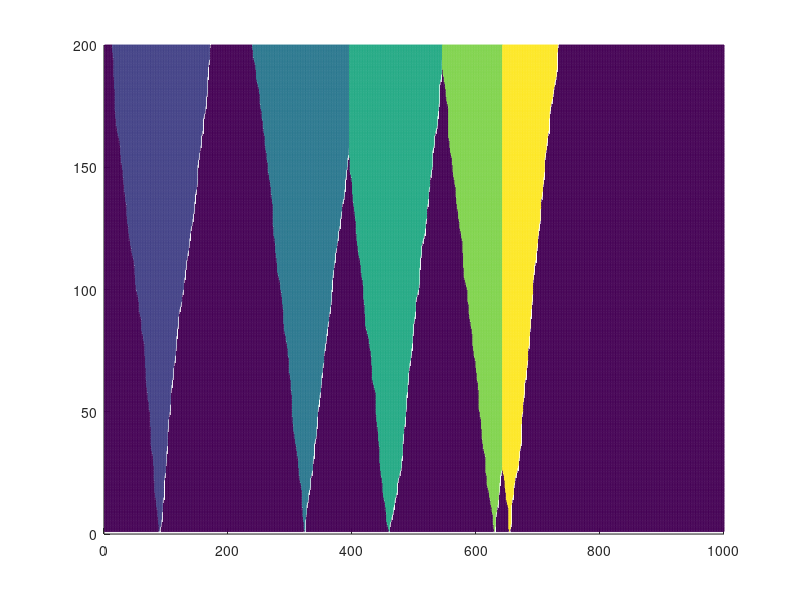

MATLAB code to generate this figure:
% CA for 1D with probablistic nucleation and heterogeneously deformed

clear all
clc

n = 1000;
steps = 200;
p_nucl = 0.01;



cell = zeros(n,1);
cell1 = zeros(n,1);

grain = zeros(steps,n);

r = rand(n,1);
r1 = n*r + 1;

n1 = n - n*p_nucl;

k = 0;

for i = 1:n
    
    if r1(i,1) >= n1
        
        k = k + 1;
        
        cell(i,1) = 1;
        
        grain(1,i) = k;
        
    end 
       
end

mesh(grain);
view(2);
pause(0);

for i = 2:steps
    
    for j = 2:n-1
        
        left = cell(j-1,1);
        center = cell(j,1);
        right = cell(j+1,1);
        
        if (center == 1) 
            
            cell1(j,1) = 1;
            
            grain(i,j) = grain(i-1,j);        
        
        elseif (left == 0) && (right == 0)
            
            cell1(j,1) = 0;
            
            grain(i,j) = 0;
                       
        elseif (left == 1) 
            
            r2 = rand();
            
            if r2 < 0.4
                            
                cell1(j,1) = 1;        
            
                grain(i,j) = grain(i-1,j-1);
                
            else
                
                cell1(j,1) = 0;
                
                grain(i,j) = 0;
                
            end
            
        elseif (right == 1)
            
            r2 = rand();
            
            if r2 < 0.4
            
                cell1(j,1) = 1;
            
                grain(i,j) = grain(i-1,j+1); 
                
            else
                
                cell1(j,1) = 0;
                
                grain(i,j) = 0;
            
            end
      
        end
             
    end
    
    cell = cell1;
   
mesh(grain);
view(2);
pause(0); 
end
       
        
        
        
